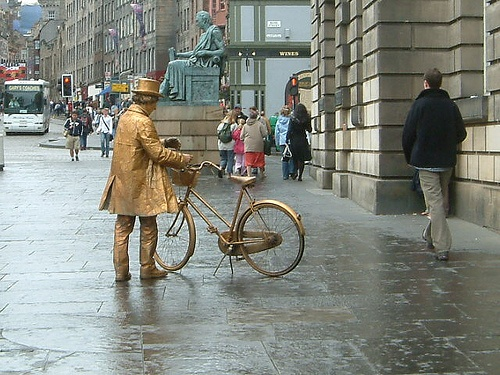
#> input picture data/2007_000793.jpg, 500 x 375 px
$ python image_enhancement.py
#> lines starting #> are read from the running program, lines starting #| are printed output that depends on the picture
import cv2
from matplotlib import pyplot as plt


# 1.读取图像并转化为灰度图
img = cv2.imread("../data/2007_000793.jpg")
#> img is the input picture: shape (375, 500, 3); mean B, G, R 127, 135.6, 131.8
gray = cv2.cvtColor(img, cv2.COLOR_RGB2GRAY)
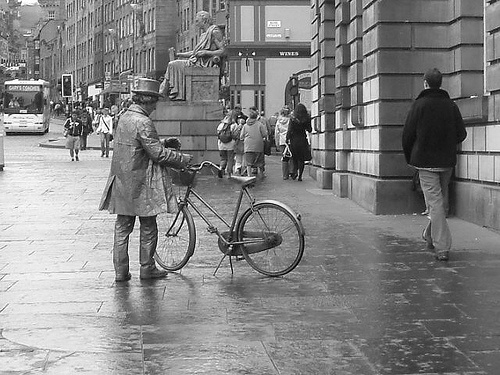
#> gray: shape (375, 500); min 0, max 255, mean 132.6

# 2.显示灰度直方图
def histogram(gray):
    hist = cv2.calcHist([gray], [0], None, [256], [0.0, 255.0])
#> hist = 256 values, max 1621 at index 116, min 0 at index 255, mean 732.2
    plt.plot(range(len(hist)), hist)
    plt.show()
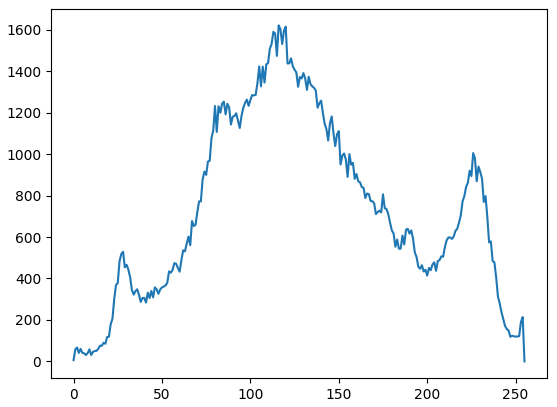
#> figure drawn by matplotlib, 1 panel; curve peaks at x = 116, y = 1621
histogram(gray)

# 3.直方图均衡化
dst = cv2.equalizeHist(gray)
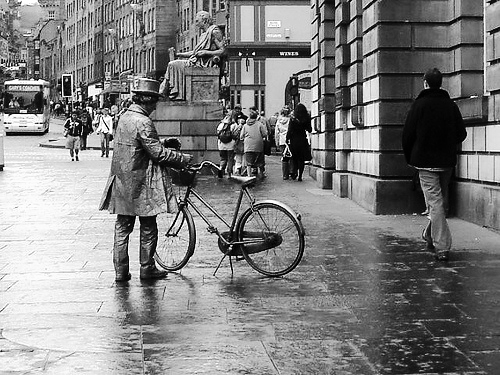
#> dst: shape (375, 500); min 0, max 255, mean 128.2
histogram(dst)
#> in histogram (call 2), `hist = cv2.calcHist([gray], [0], None, [256], [0.0, 255.0])`: hist = 256 values, max 1621 at index 107, min 0 at index 34, mean 730.7
#> in histogram (call 2), `plt.show()`:
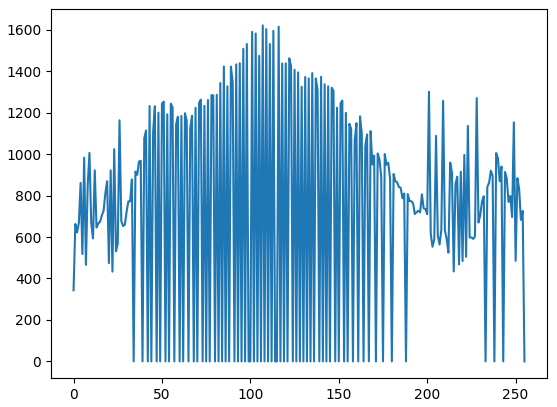
#> figure drawn by matplotlib, 1 panel; curve peaks at x = 107, y = 1621

cv2.imshow("histogram", dst)
cv2.waitKey()

$ run again, with data/2007_000129.jpg copied over data/2007_000793.jpg
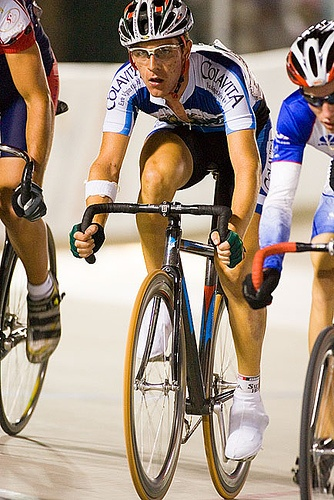
#> input picture data/2007_000129.jpg, 334 x 500 px
#> img is the input picture: shape (500, 334, 3); mean B, G, R 129.6, 143.9, 161
#> hist = 256 values, max 2154 at index 219, min 0 at index 255, mean 652.2
#> `dst = cv2.equalizeHist(gray)`:
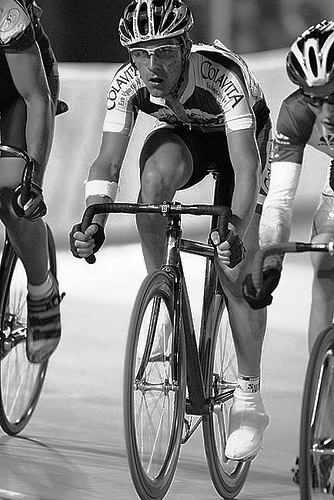
#> dst: shape (500, 334); min 0, max 255, mean 127.8
#> hist = 256 values, max 2154 at index 203, min 0 at index 1, mean 650.4
#> in histogram (call 2), `plt.show()`:
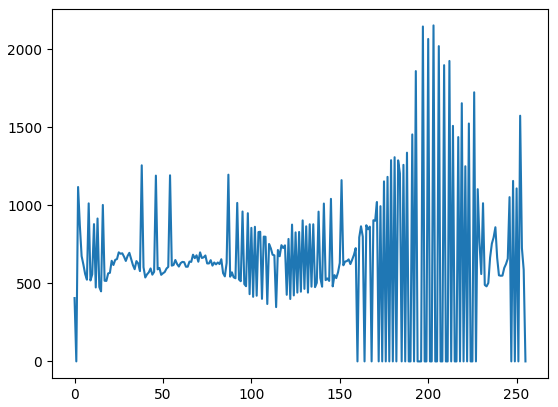
#> figure drawn by matplotlib, 1 panel; curve peaks at x = 203, y = 2154

$ run again, with data/2007_001458.jpg copied over data/2007_000793.jpg
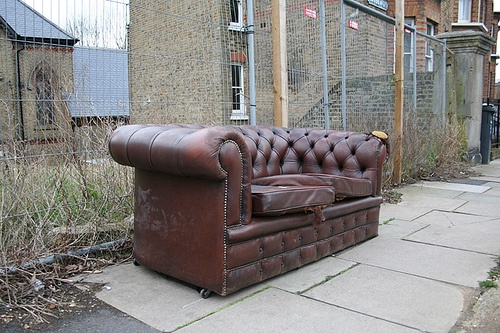
#> input picture data/2007_001458.jpg, 500 x 333 px
#> img is the input picture: shape (333, 500, 3); mean B, G, R 129.5, 131.6, 135.1
#> hist = 256 values, max 1536 at index 202, min 0 at index 255, mean 648.8
#> `dst = cv2.equalizeHist(gray)`:
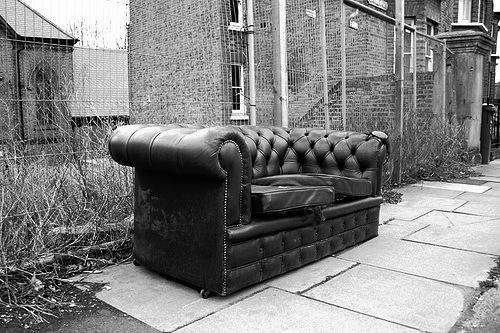
#> dst: shape (333, 500); min 0, max 255, mean 128.1
#> hist = 256 values, max 1536 at index 228, min 0 at index 18, mean 648.8
#> in histogram (call 2), `plt.show()`:
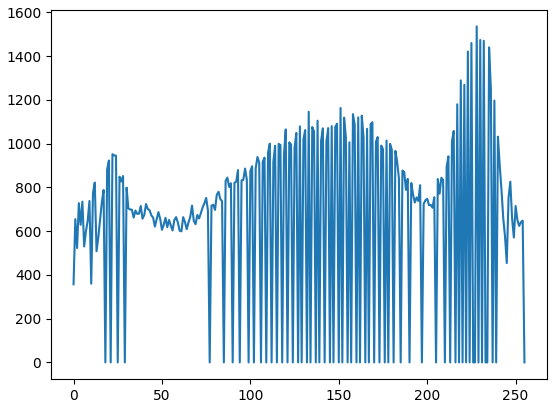
#> figure drawn by matplotlib, 1 panel; curve peaks at x = 228, y = 1536

$ run again, with data/2007_002293.jpg copied over data/2007_000793.jpg
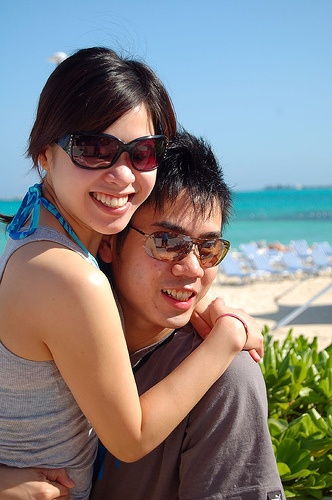
#> input picture data/2007_002293.jpg, 332 x 500 px
#> img is the input picture: shape (500, 332, 3); mean B, G, R 128.1, 129.4, 131.8
#> hist = 256 values, max 2989 at index 211, min 0 at index 255, mean 648.4
#> `dst = cv2.equalizeHist(gray)`:
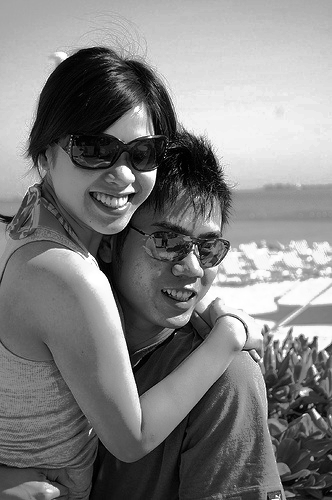
#> dst: shape (500, 332); min 0, max 255, mean 128.2
#> hist = 256 values, max 2989 at index 235, min 0 at index 28, mean 647
#> in histogram (call 2), `plt.show()`:
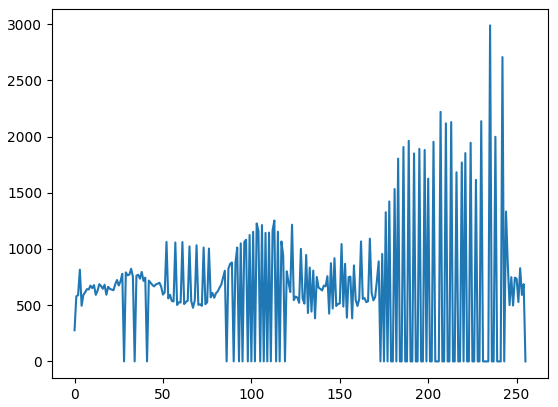
#> figure drawn by matplotlib, 1 panel; curve peaks at x = 235, y = 2989
